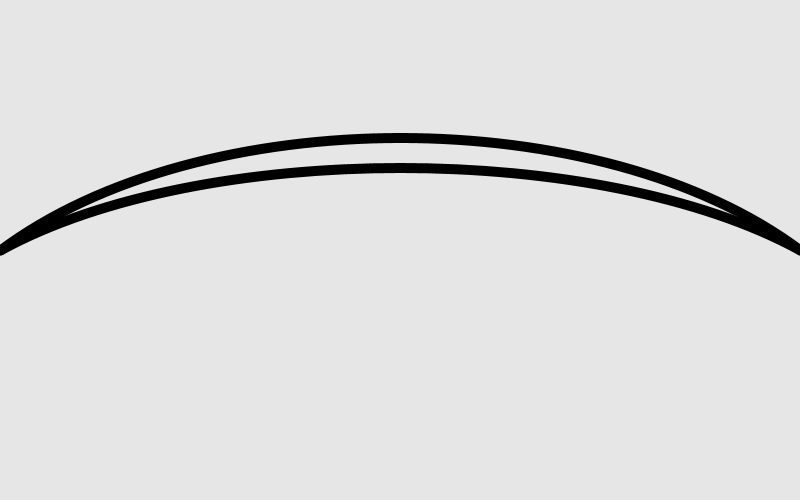
Frame 1 (no input)
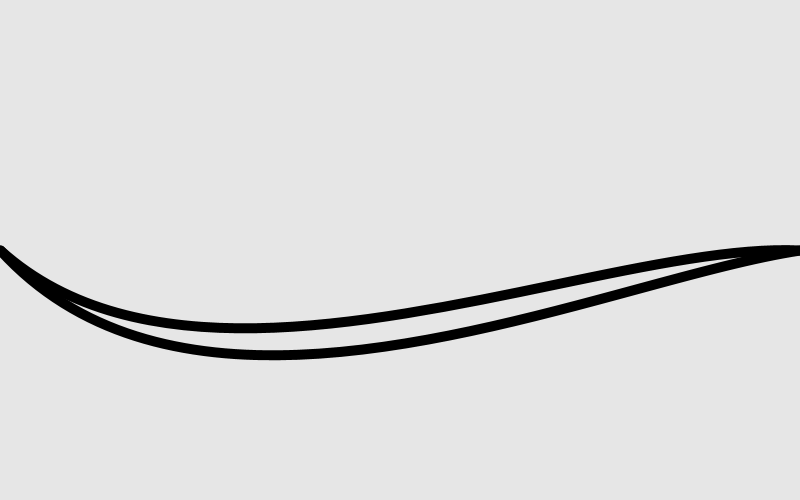
Frame 60 (the mouse pressed at the canvas centre just before this capture)
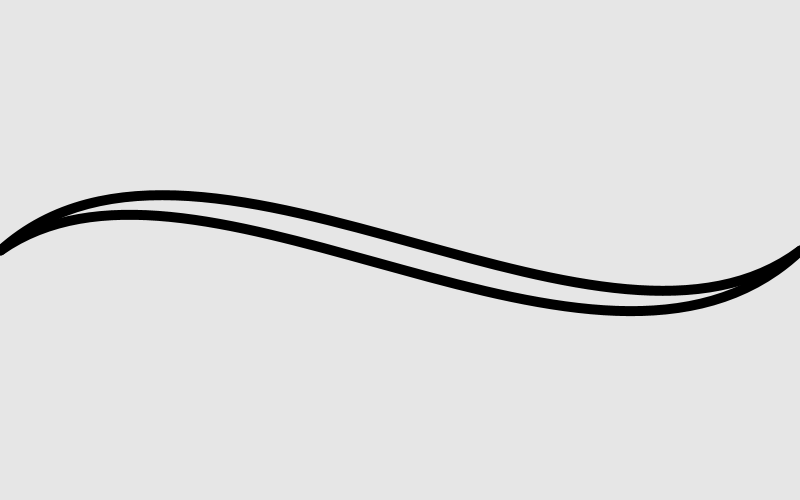
Frame 120 (the mouse held since frame 60 and released just before this capture)

The Processing sketch that drew these frames (run headless with seeded random() and noise(); from frame 60 on, the mouse is pressed at the canvas centre):

// Processing sketch: processing_22348
// ── processing_22348.pde

float y=100;
float x=100;
float yspeed=10;
float xspeed=20; 

void setup (){
 size (800,500); 
 smooth();
}

void draw (){
background (230);
noFill();
strokeWeight(10);
//line (100,100, 400, 100);
bezier (0,height/2,200,y,600,x,width,height/2); 
bezier (0,height/2,200,y+40,600,x+40,width,height/2);
 
y=y+yspeed;
x=x+xspeed;

if ((y>height+50) || (y<1-50)){
yspeed = yspeed *-1;   
}

if ((x>height) || (x<1)){
xspeed = xspeed *-1;   
}


}
